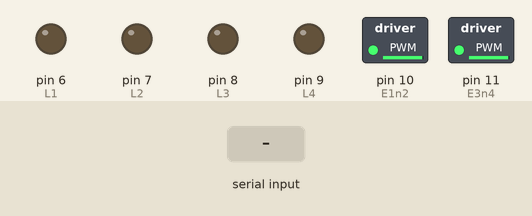
This sketch was run on a simulated Arduino Uno, built with avr-gcc and run on an emulated ATmega328P. Shown: switched loads named in the sketch (green lamp = pin HIGH), output pins drawn as LEDs (lit = HIGH). The inputs (shaded band) are chosen by the test bench. What the sketch prints to the serial monitor is not drawn.

Above: at 1.2 s.
1.3 s: "w" received over Serial
At 1.7 s:
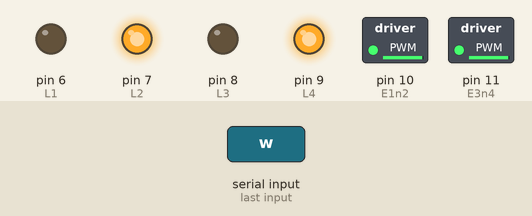
3.3 s: "a" received over Serial
At 3.7 s:
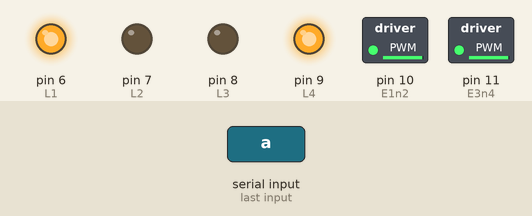
5.3 s: "s" received over Serial
At 5.7 s:
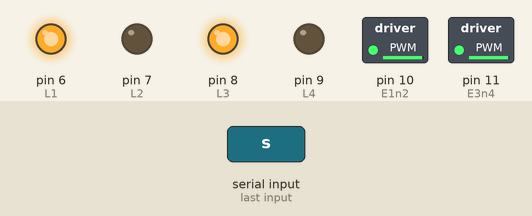
7.3 s: "d" received over Serial
At 7.7 s:
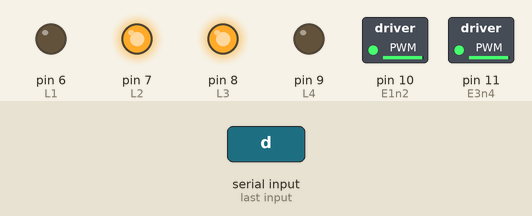
9.3 s: "q" received over Serial
At 9.7 s:
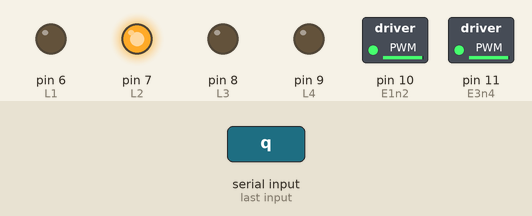
11.3 s: "e" received over Serial
At 11.7 s:
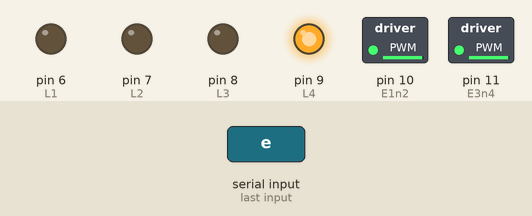
Timing chart, 0 to 14.3 s (numbered marks = the images above; inputs shaded):
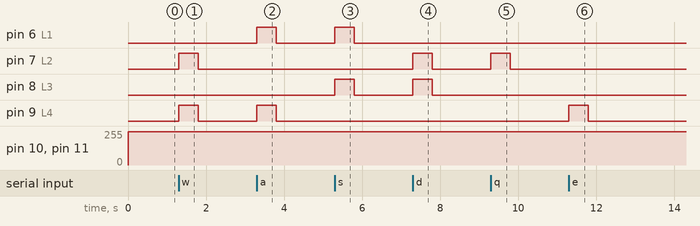

The sketch:

motor_controller.ino
```cpp
// Pins: L's should be digital, Enables should be analog.---
int L1 = 6;
int L2 = 7;
int L3 = 8;
int L4 = 9;
int E1n2 = 10;
int E3n4 = 11;
// ---------------------------------------------------------
char incoming;
int motorDelay = 500;
int motorSpeed = 10;
int wheelSpeedL = 0;
int wheelSpeedR = 0;

void setup()
{
  Serial.begin(9600);
  MotorControllerSetup();
}

void MotorControllerSetup() // Enable motor controller and pins, set motors to 'brake'.
{
  pinMode(L1, OUTPUT);
  pinMode(L2, OUTPUT);
  pinMode(L3, OUTPUT);
  pinMode(L4, OUTPUT);
  pinMode(E1n2, OUTPUT);
  pinMode(E3n4, OUTPUT);

  digitalWrite(E1n2, HIGH);
  digitalWrite(E3n4, HIGH);
  digitalWrite(L1, LOW);
  digitalWrite(L2, LOW);
  digitalWrite(L3, LOW);
  digitalWrite(L4, LOW);

  Serial.println("Type 'h' for HELP.\nInitial speed: 100%");
}

void loop()
{
  ProcessInput();
}

void ProcessInput()
{
  if (Serial.available() > 0)
  {
    incoming = Serial.read();

    switch (incoming)
    {
      case 'w': // Move forward at variable speed.
        digitalWrite(L1, LOW);
        digitalWrite(L2, HIGH);
        digitalWrite(L3, LOW);
        digitalWrite(L4, HIGH);
        delay(motorDelay);
        break;
      case 'a': // Turn left.
        digitalWrite(L1, HIGH);
        digitalWrite(L2, LOW);
        digitalWrite(L3, LOW);
        digitalWrite(L4, HIGH);
        delay(motorDelay);
        break;
      case 's': // Move backward.
        digitalWrite(L1, HIGH);
        digitalWrite(L2, LOW);
        digitalWrite(L3, HIGH);
        digitalWrite(L4, LOW);
        delay(motorDelay);
        break;
      case 'd': // Turn right.
        digitalWrite(L1, LOW);
        digitalWrite(L2, HIGH);
        digitalWrite(L3, HIGH);
        digitalWrite(L4, LOW);
        delay(motorDelay);
        break;
      case 'q': // Up and left.
        digitalWrite(L1, LOW);
        digitalWrite(L2, HIGH);
        digitalWrite(L3, LOW);
        digitalWrite(L4, LOW);
        delay(motorDelay);
        break;
      case 'e': // Up and right.
        digitalWrite(L1, LOW);
        digitalWrite(L2, LOW);
        digitalWrite(L3, LOW);
        digitalWrite(L4, HIGH);
        delay(motorDelay);
        break;
      case 'z': // Back and left.
        digitalWrite(L1, HIGH);
        digitalWrite(L2, LOW);
        digitalWrite(L3, LOW);
        digitalWrite(L4, LOW);
        delay(motorDelay);
        break;
      case 'c': // Back and right.
        digitalWrite(L1, LOW);
        digitalWrite(L2, LOW);
        digitalWrite(L3, HIGH);
        digitalWrite(L4, LOW);
        delay(motorDelay);
        break;
      case 'x': // Pause.
        digitalWrite(L1, LOW);
        digitalWrite(L2, LOW);
        digitalWrite(L3, LOW);
        digitalWrite(L4, LOW);
        delay(motorDelay);
        break;
      case 'h': // HELP.
        Serial.print("HELP:\n\tW: Move forward.\n\tA: Turn left.\n\tS: Move backward. \n\tD: Turn left.\n");
        Serial.print("\tQ: Move forward and left (right wheel drive only).\n\tE: Move forward and right (left wheel drive only).\n");
        Serial.print("\tZ: Move backwards and left (left wheel drive only).\n\tC: Move backwards and right (right wheel drive only).\n\tX: Wait.\n");
        //Serial.print("\tM: Custom movement.\n\tP: Edit parameters: Want to go faster? Check here.\n");
        delay(1000);
        break;
      /*case 'p': // Parameters. (bars for readability)--------------------------------------------------------
        Serial.print("Change drive time (positive int in half-seconds (int * 500 ms)):\n");
        while (!Serial.available());
        motorDelay = Serial.read() * 500;
        delay(500);
        do
        {
          Serial.print("Enter drive speed (int 1 to 10):\n");
          while (!Serial.available());
          motorSpeed = Serial.read();
          delay(1000);
        } while (motorSpeed < 1 || motorSpeed > 10);
        delay(1000);
        break;
      case 'm': // Movement (custom). -----------------------------------------------------------------------
        // Disable motors.
        digitalWrite(E1n2, LOW);
        digitalWrite(E3n4, LOW);

        do // Adjust for left wheel speed.
        {
          Serial.print("Left wheel speed (int -10 to 10):\n");
          wheelSpeedL = Serial.read();
          delay(50);
        } while (wheelSpeedL < -10 || wheelSpeedL > 10);
        if (wheelSpeedL > 0) // Prepare to move left wheel forward.
        {
          digitalWrite(L1, LOW);
          digitalWrite(L2, HIGH);
        }
        else // Prepare to move left wheel backward.
        {
          digitalWrite(L1, HIGH);
          digitalWrite(L2, LOW);
        }

        do // Adjust for right wheel speed.
        {
          Serial.print("Right wheel speed (int -10 to 10):\n");
          wheelSpeedR = Serial.read();
          delay(50);
        } while (wheelSpeedR < -10 || wheelSpeedR > 10);
        if (wheelSpeedR > 0) // Prepare to move right wheel forward.
        {
          digitalWrite(L3, LOW);
          digitalWrite(L4, HIGH);
        }
        else // Prepare to move right wheel backward.
        {
          digitalWrite(L3, HIGH);
          digitalWrite(L4, LOW);
        }
        // Re-enable prepped motors.
        analogWrite(E1n2, 25*abs(wheelSpeedL));
        analogWrite(E3n4, 25*abs(wheelSpeedR));
        delay(motorDelay);
        break; // -------------------------------------------------------------------------------------------*/
        default:
        digitalWrite(L1, LOW);
        digitalWrite(L2, LOW);
        digitalWrite(L3, LOW);
        digitalWrite(L4, LOW);
        delay(motorDelay);
        break;
    }
  }

  // Brake.
  digitalWrite(L1, LOW);
  digitalWrite(L2, LOW);
  digitalWrite(L3, LOW);
  digitalWrite(L4, LOW);
  analogWrite(E1n2, 25*motorSpeed);
  analogWrite(E3n4, 25*motorSpeed);
}
```

Measured:
- after the input at 1.3 s, pin 7 (L2), pin 9 (L4): LOW → HIGH at once, → LOW 0.50 s later
- after the input at 3.3 s, pin 6 (L1), pin 9 (L4): LOW → HIGH at once, → LOW 0.50 s later
- after the input at 5.3 s, pin 6 (L1), pin 8 (L3): LOW → HIGH at once, → LOW 0.50 s later
- after the input at 7.3 s, pin 7 (L2), pin 8 (L3): LOW → HIGH at once, → LOW 0.50 s later
- after the input at 9.3 s, pin 7 (L2): LOW → HIGH at once, → LOW 0.50 s later
- after the input at 11.3 s, pin 9 (L4): LOW → HIGH at once, → LOW 0.50 s later
